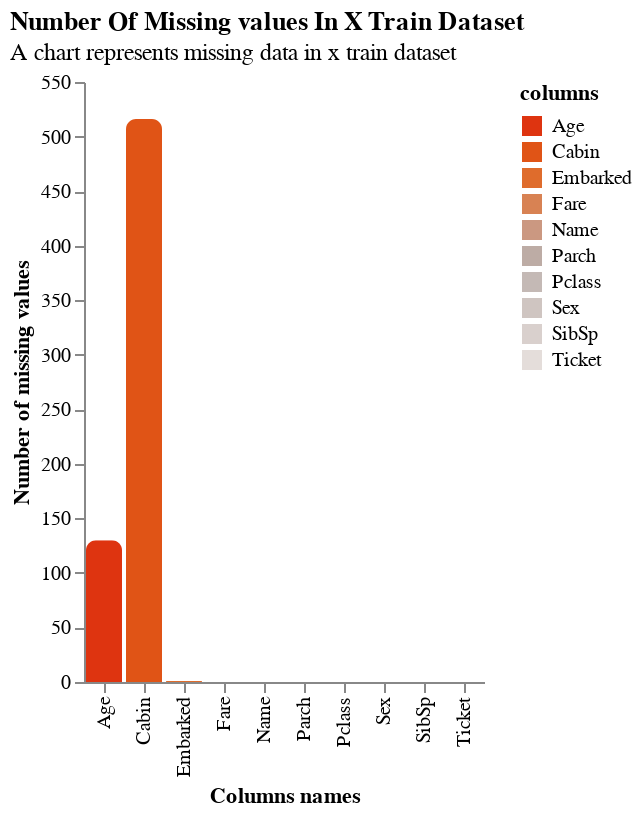

Notebook code for this chart:
### Code cell
plot_nan(
    train_x,
    name='x train dataset',
    only_nan=False
)

### Figure 1 — Vega-Lite specification as saved in the notebook (floating-point values rounded to 4 significant figures)
{"config": {"view": {"continuousWidth": 300, "continuousHeight": 300, "stroke": null}, "axis": {"grid": false}}, "data": {"name": "data-d7fdac8e89b08e44c50b6bd731a35d8a"}, "mark": {"type": "bar", "cornerRadiusTopLeft": 5, "cornerRadiusTopRight": 5}, "encoding": {"color": {"field": "columns", "legend": {"orient": "right"}, "scale": {"scheme": "lightgreyred", "reverse": true}, "type": "nominal"}, "text": {"field": "columns", "type": "nominal"}, "tooltip": [{"field": "columns", "type": "nominal"}, {"field": "total_nan", "type": "quantitative"}, {"field": "percent_nan", "type": "quantitative"}], "x": {"field": "columns", "title": "Columns names", "type": "nominal"}, "y": {"field": "total_nan", "title": "Number of missing values", "type": "quantitative"}}, "title": {"text": "Number Of Missing values In X Train Dataset", "anchor": "start", "subtitle": "A chart represents missing data in x train dataset"}, "$schema": "https://vega.github.io/schema/vega-lite/v5.20.1.json", "datasets": {"data-d7fdac8e89b08e44c50b6bd731a35d8a": [{"columns": "Pclass", "total_nan": 0, "percent_nan": 0}, {"columns": "Name", "total_nan": 0, "percent_nan": 0}, {"columns": "Sex", "total_nan": 0, "percent_nan": 0}, {"columns": "Age", "total_nan": 130, "percent_nan": 19}, {"columns": "SibSp", "total_nan": 0, "percent_nan": 0}, {"columns": "Parch", "total_nan": 0, "percent_nan": 0}, {"columns": "Ticket", "total_nan": 0, "percent_nan": 0}, {"columns": "Fare", "total_nan": 0, "percent_nan": 0}, {"columns": "Cabin", "total_nan": 516, "percent_nan": 77}, {"columns": "Embarked", "total_nan": 1, "percent_nan": 0}]}}
